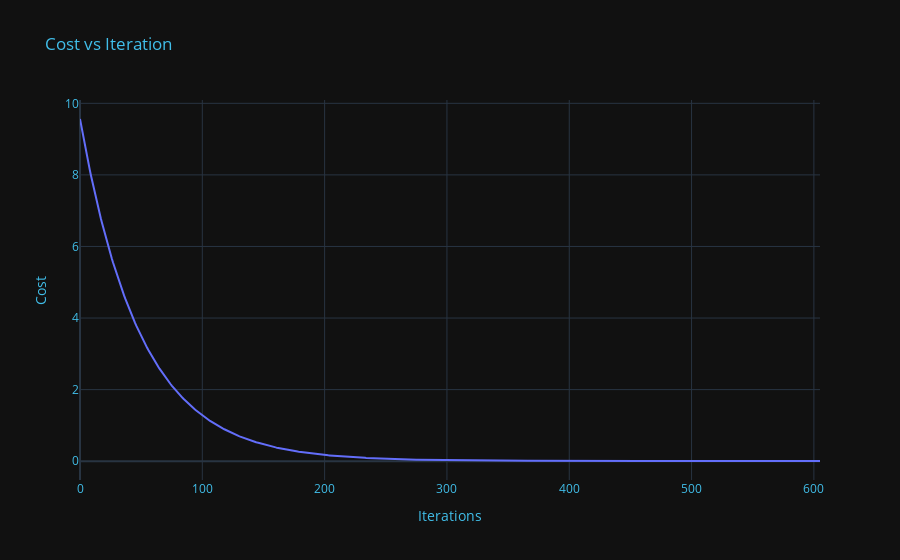

Notebook code for this chart:
### Markdown cell above
### 1. Mean Squared Error (MSE)

**Formula:**  
$$
\mathrm{MSE} = \frac{1}{n} \sum_{i=1}^{n} \bigl(y_i - \hat y_i\bigr)^{2}
$$

**What it measures:**  
- The average of the squared differences between true values \(y_i\) and predictions \(\hat y_i\).  
- Emphasizes larger errors due to the squaring operation.

**Key points:**  
- Lower MSE implies predictions are, on average, closer to actual targets.  
- Particularly sensitive to outliers, since large residuals contribute quadratically.  

---

### 2. Root Mean Squared Error (RMSE)

**Formula:**  
$$
\mathrm{RMSE} = \sqrt{\mathrm{MSE}}
$$

**What it measures:**  
- The square root of the average squared error—restores original units of the target.  

**Key points:**  
- Easier to interpret than MSE because it’s in the same scale as \(y\).  
- Still amplifies the impact of large deviations.  

---

### 3. Coefficient of Determination (R²)

**Formula:**  
$$
R^2 = 1 - \frac{\sum_{i=1}^{n}(y_i - \hat y_i)^{2}}{\sum_{i=1}^{n}(y_i - \bar y)^{2}}
$$

where \(\bar y\) is the mean of the true values.

**What it measures:**  
- The fraction of variance in the target that the model accounts for.  

**Key points:**  
- Values range from \(-\infty\) (poor) up to 1 (perfect fit).  
- A higher \(R^2\) suggests stronger explanatory power, but it doesn’t guarantee that individual predictions are accurate or that the model generalizes well.

### Code cell
from mlfs.metrics import mse as custom_mse, rmse as custom_rmse, r2_score as custom_r2
from sklearn.metrics import mean_squared_error, mean_absolute_error, r2_score as sklearn_r2
from mlfs.preprocessing import train_test_split, standardize


X, y = generate_data(10000)
X_train, X_test, y_train, y_test = train_test_split(X,y)

custom_model = CustomLinearRegression()
custom_model.fit(X_train, y_train, plot_cost=True)
sk_model = SklearnLinearRegression()
sk_model = sk_model.fit(X_train, y_train)

y_pred_custom = custom_model.predict(X_test)
y_pred_sk     = sk_model.predict(X_test)

mse_c = custom_mse(y_test,y_pred_custom)
rmse_c = custom_rmse(y_test, y_pred_custom)
r2_c = custom_r2(y_test, y_pred_custom)

mse_s  = mean_squared_error(y_test, y_pred_sk)
rmse_s = np.sqrt(mse_s) 
r2_s   = sklearn_r2(y_test, y_pred_sk)

df_results = pd.DataFrame({
    'model': ['custom', 'sklearn'],
    'MSE':   [mse_c, mse_s],
    'RMSE':  [rmse_c, rmse_s],
    'R2':    [r2_c, r2_s]
})

display(df_results)

### Figure 1 — Plotly figure (JSON) as saved in the notebook; plotly's stock layout.template omitted (floating-point values rounded to 4 significant figures; data arrays with more than 128 entries replaced by an {"elided": "..."} marker saying what was removed)
{"data": [{"hovertemplate": "x=%{x}<br>y=%{y}<extra></extra>", "legendgroup": "", "line": {"color": "#636efa", "dash": "solid"}, "marker": {"symbol": "circle"}, "mode": "lines", "name": "", "orientation": "v", "showlegend": false, "type": "scatter", "x": {"elided": "606 int values"}, "xaxis": "x", "y": {"elided": "606 float values"}, "yaxis": "y"}], "layout": {"legend": {"tracegroupgap": 0}, "title": {"font": {"color": "#41BEE9"}, "text": "Cost vs Iteration"}, "xaxis": {"anchor": "y", "color": "#41BEE9", "domain": [0, 1], "title": {"text": "Iterations"}}, "yaxis": {"anchor": "x", "color": "#41BEE9", "domain": [0, 1], "title": {"text": "Cost"}}}}
